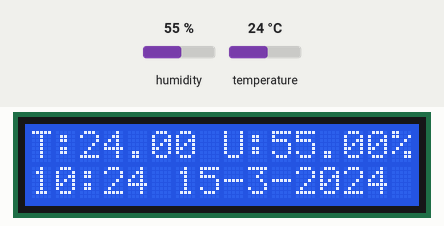
Recording of a sketch running on a simulated Arduino Nano, built with avr-gcc and run on an emulated ATmega328P. Parts: 16×2 character LCD. The test bench sets the inputs (shaded band); at power-on: humidity 55 %, temperature 24 °C. The local clock reads 2024-03-15 10:24:30 at power-on unless the sketch sets it; what the sketch prints to the serial monitor is not drawn.

Above: at 1.7 s.
1.8 s: humidity set to 22 %
At 4.2 s:
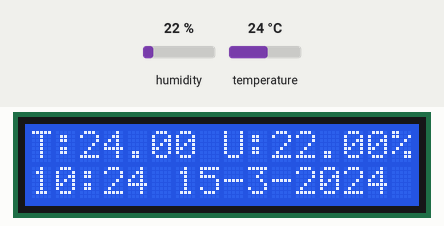
4.7 s: temperature set to 12 °C
At 6.0 s:
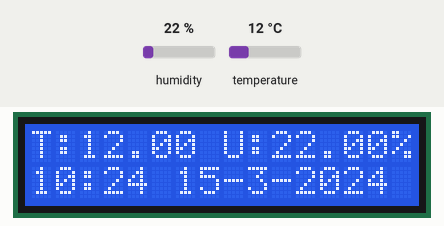
7.6 s: humidity set to 40 %
At 10.5 s:
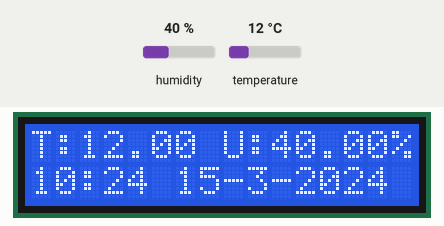
10.8 s: temperature set to 19 °C
At 12.3 s:
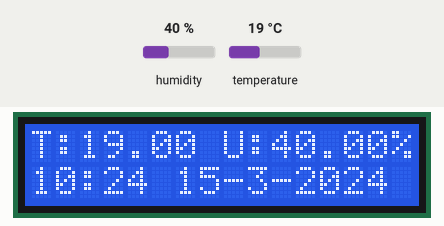
Timing chart, 0 to 13.8 s (numbered marks = the images above; inputs shaded):
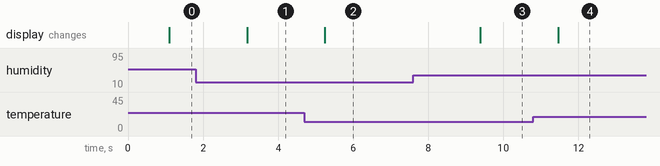

Measured:
- after the input at 1.8 s, the display: changes after 1.4 s (image 1)
- after the input at 4.7 s, the display: changes after 0.54 s (image 2)
- after the input at 7.6 s, the display: changes after 1.8 s (image 3)
- after the input at 10.8 s, the display: changes after 0.66 s (image 4)

The sketch:

estacao1.ino
```cpp
#include <DHT.h>
#include <Wire.h>
#include <LiquidCrystal_I2C.h>
#include <RTClib.h>  //biblioteca do relogio

// Pino conectado ao pino de dados do sensor
#define DHTPIN 5
#define DHTTYPE DHT22   // Sensor DHT 22  (AM2302)

LiquidCrystal_I2C lcd(0x27,16,2);

DHT dht(DHTPIN, DHTTYPE);

RTC_DS1307 RTC;

void setup()
{

  Serial.begin(9600);
  Serial.println("Iniciando medições...");

  dht.begin();//aew
  RTC.begin();

  if (! RTC.isrunning()) {
	  	Serial.println("RTC não funcionando!");
	   	//Ajusta a data/hora do Clock com a data/hora em que o codigo foi compilado, basta descomentar a linha
	   	RTC.adjust(DateTime(__DATE__, __TIME__));
	}

  lcd.init();
  lcd.backlight();

}

void loop()
{

  // Aguarda 2 segundos entre as medicoes
  delay(1000);

  // Leitura da umidade
  float h = dht.readHumidity();
  // Leitura da temperatura (Celsius)
  float t = dht.readTemperature();

  // Verifica se o sensor esta respondendo
  if (isnan(h) || isnan(t))
  {
    Serial.println("Falha ao ler dados do sensor DHT !!!");
    return;
  }

  DateTime tempo = RTC.now();//instancia do rtc, recupera a data e hora atual

  int hora    = tempo.hour();
  int minuto  = tempo.minute();
  int dia     = tempo.day();
  int mes     = tempo.month();
  int ano     = tempo.year();

  lcd.setCursor(0,0);
  lcd.print("T:");
  lcd.print(t);

  lcd.print(" U:");
  lcd.print(h);
  lcd.print("%");

  lcd.setCursor(0,1);
  lcd.print(hora);
  lcd.print(":");
  lcd.print(minuto);

  lcd.setCursor(6,1);
  lcd.print(dia);
  lcd.print("-");
  lcd.print(mes);
  lcd.print("-");
  lcd.print(ano);


}
```
